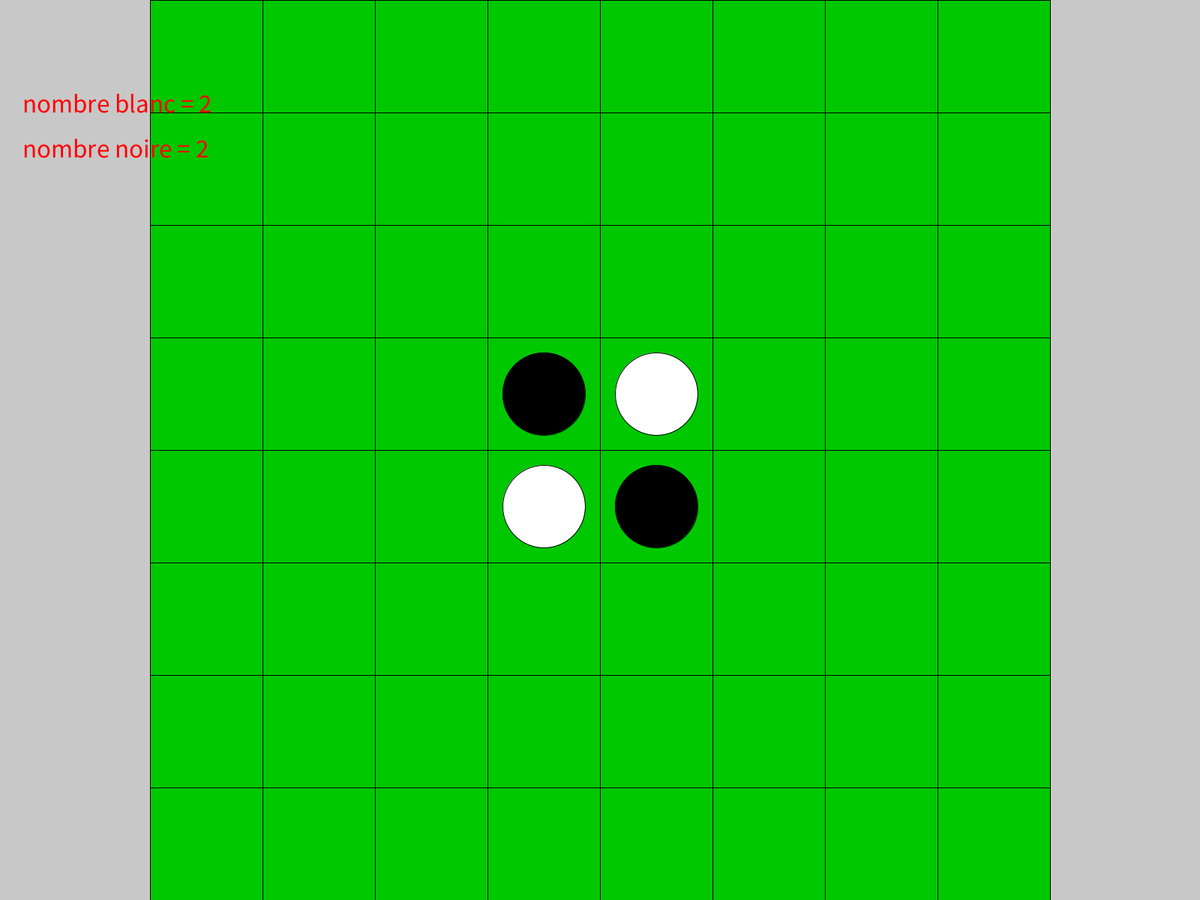
Frame 1 (no input)
Frame 60 (the mouse pressed at the canvas centre just before this capture): identical to frame 1, image omitted
Frame 120 (the mouse held since frame 60 and released just before this capture): identical to frame 1, image omitted

The Processing sketch that drew this single still picture (run headless with seeded random() and noise(); from frame 60 on, the mouse is pressed at the canvas centre):

// Processing sketch: otello
// ── otello.pde
boolean DEBUG = true;

int joueur = 2;
int nombreCases = 8;
int hauteurCase;

int[] dernierCoup = new int[2];

//0 == VIDE
//1 == NOIRE
//2 == BLANC
int[][] MatricePieces = new int[nombreCases][nombreCases];


void setup()
{
  hauteurCase = height/nombreCases;
  
  frameRate(60);
  fullScreen();
  
  rectMode(CENTER);
  ellipseMode(CENTER);
  
  initialisation();
}



void draw()
{
  background(200);
  
  dessinCases();
  dessinPieces();
  dessinCursseur();
  dessinPiecesChaqueCouleur();
}



void initialisation()
{
  videplateau();
  
  MatricePieces[3][3] = 1;
  MatricePieces[4][4] = 1;
  MatricePieces[4][3] = 2;
  MatricePieces[3][4] = 2;
}



void videplateau()
{
  for (int i = 0; i < nombreCases; i = i+1 )
  {
    for (int j = 0; j < nombreCases; j = j+1 )
    {
      MatricePieces[i][j] = 0;
    }
  }
}



void dessinCases()
{
  stroke(0);
  for (int i = 0; i < nombreCases; i = i + 1)
  {
    for (int j = 0; j < nombreCases; j = j + 1)
    {
      {
        fill(0, 200, 0);
        rect (((i * hauteurCase + ((width-height)/2)) + hauteurCase/2), ((j * hauteurCase) + (hauteurCase/2)), hauteurCase, hauteurCase);
      }
    }
  }
}



void dessinPieces()
{
  stroke(0);
  {
  for (int i = 0; i < nombreCases; i = i + 1)
  {
    for (int j = 0; j < nombreCases; j = j + 1)
    {
        if (MatricePieces[i][j] == 1)
        {
          fill(0);
          ellipse (((i * hauteurCase + ((width-height)/2)) + hauteurCase/2), ((j * hauteurCase) + (hauteurCase/2)), hauteurCase - (height/30), hauteurCase - (height/30));
        }
        else if (MatricePieces[i][j] == 2)
        {
          fill(255);
          ellipse (((i * hauteurCase + ((width-height)/2)) + hauteurCase/2), ((j * hauteurCase) + (hauteurCase/2)), hauteurCase - (height/30), hauteurCase - (height/30));
        }
      }
    }
  }
}



void ifCarreClicked()
{
  int sourisX = floor((mouseX - (width-height)/2)/hauteurCase);
  int sourisY = floor(mouseY/hauteurCase);
  
  if ((sourisX >= 0) && ( sourisX < nombreCases) && (sourisY >= 0) && (sourisY < hauteurCase))
  {
    VerifieFlipEnplacement(sourisX, sourisY, joueur);
  }
}




void dessinCursseur()
{
  int sourisX = floor((mouseX - (width-height)/2)/hauteurCase);
  int sourisY = floor(mouseY/hauteurCase);
  
  if ((sourisX >= 0) && ( sourisX < nombreCases) && (sourisY >= 0) && (sourisY < hauteurCase))
  {
    if (MatricePieces[sourisX][sourisY] == 0)
    {
        boolean coupAccepter = false;

        for (int dir=0; dir<8; dir++)
        {
          if (nombrePieceCapturer(sourisX,sourisY,joueur, dir) > 0)
          {
             coupAccepter = true;
             break;
          }
        }

      
      
      
      noStroke();
      if (coupAccepter == false)
      {
        //if coup refuser
        fill(255, 0, 0);
      }
      else
      {
        //if coup accepter
        if (joueur == 2)
        {
          fill(255);
        }
        else fill(0);
      }
      ellipse (((sourisX * hauteurCase + ((width-height)/2)) + hauteurCase/2), ((sourisY * hauteurCase) + (hauteurCase/2)), hauteurCase - (height/30), hauteurCase - (height/30));
    }
  }
}


void mousePressed()
{
  if (mousePressed && (mouseButton == LEFT) || mouseButton == RIGHT)
  {
    ifCarreClicked();
  }
}



void keyPressed()
{
  
  if (key == 'r' || key == 'R')
  {
    initialisation();
  }
  
  if (key == 'n')
  {
    if (joueur == 1)
    {
      joueur = 2;
    }
    else joueur = 1;
  }
  
  if (DEBUG == true)
  {
    test();
  }
}





void VerifieFlipEnplacement(int x, int y, int couleur)
{
  if (MatricePieces[x][y] != 0)
  {
    return;
  }
  
  
  // Joueur doit captuer piece de l adversion si non il passe son tour.

  // Verifier que la case que le joueur a selectionner permet de touner au moin une piece de l adversaire.

  boolean coupAccepter = false;

  for (int dir=0; dir<8; dir++)
  { //<>//
    if (nombrePieceCapturer(x,y,couleur, dir) > 0)
    {       
       coupAccepter = true;
       break;
    }
  }

  if (coupAccepter == false)
  {
    return;
  }
  else
  {
    // Mettre la piece que le joueur a cliker dessus..
    MatricePieces[x][y] = couleur;
    dernierCoup[0] = x;
    dernierCoup[1] = y;
    
    if (joueur == 1)
    { 
      joueur = 2;
    }
    else 
    {
      joueur =1;
    }
    
    // FLIP LES PICES
    int nbPiece;
    for (int dir=0; dir<8; dir++)
    {
      nbPiece = nombrePieceCapturer(x,y,couleur, dir);
      flipPieces (x, y, couleur, dir, nbPiece);
    }
  }
}



// INT: x : Position X de la piece que le joueur veux jouer.
// INT: y : Position Y de la piece que le joueur veux jouer.
//     couleur:         Couleur de la piece du joueur
//     dir:             1 des 8 Direction possible
// OUT Retourne le nombre de piece capturer
//
int nombrePieceCapturer(int x, int y, int couleur, int direction)
{

//  Notation pour les 8 direction possible
//
//        7     0     1
//         ╲    │    ╱
//          ╲   │   ╱
//           ╲  │  ╱
//            ━━━━━
//  6 <────── ┃ X | ──────> 2
//            ━━━━━
//           ╱  │  ╲
//          ╱   │   ╲
//         ╱    │    ╲
//         5    4     3


  // Trouve nombre  piece capturer
  int nbPiece = 0;


  switch (direction)
  {

    case 0: // Direction: 0
    {
      for (int j=y-1; j>= 0; j--)
      {
        if (MatricePieces[x][j] == couleur)
        {
          nbPiece = y-j-1 ;
          break;
        }
        else if (MatricePieces[x][j] == 0)
        {
          break;
        }
      }
    }
    break;

    case 1: // Direction: 1
    {
      for (int i=x+1, j=y-1; i < nombreCases && j>=0; i++, j--)
      {
        if (MatricePieces[i][j] == couleur)
        {
          nbPiece = y-j-1;
          break;
        }
        else if (MatricePieces[i][j] == 0)
        {
          break;
        }
      }
    }
    break;

    case 2: // Direction: 2
    {
      for (int i=x+1; i<nombreCases; i++)
      {
        if (MatricePieces[i][y] == couleur)
        {
          // Au moin un piece de capturer
          nbPiece = i-x-1;
          break;
        }
        else if (MatricePieces[i][y] == 0)
        {
          break;
        }
      }
    }
    break;

    case 3: // Direction: 3
    {
      for (int i=x+1, j=y+1; i < nombreCases && j<nombreCases; i++, j++)
      {
        if (MatricePieces[i][j] == couleur)
        {
          nbPiece = j-y-1;
          break;
        }
        else if (MatricePieces[i][j] == 0)
        {
          break;
        }
      }
    }
    break;

    case 4: // Direction: 4
    {
      for (int j=y+1; j<nombreCases; j++)
      {
        if (MatricePieces[x][j] == couleur)
        {
          nbPiece = j-y-1;
          break;
        }
        else if (MatricePieces[x][j] == 0)
        {
          break;
        }
      }
    }
    break;

    case 5: // Direction: 5
    {
      for (int i=x-1, j=y+1; i >= 0 && j<nombreCases; i--, j++)
      {
        if (MatricePieces[i][j] == couleur)
        {
          nbPiece = j-y-1;
          break;
        }
        else if (MatricePieces[i][j] == 0)
        {
          break;
        }
      }
    }
    break;

    case 6: // Direction: 6
    {
      for (int i=x-1; i>= 0; i--)
      {
        if (MatricePieces[i][y] == couleur)
        {
          nbPiece = x-i-1;
          break;
        }
        else if (MatricePieces[i][y] == 0)
        {
          break;
        }
      }
    }
    break;

    case 7: // Direction: 7
    {
      for (int i=x-1, j=y-1; i >= 0 && j>=0; i--, j--)
      {
        if (MatricePieces[i][j] == couleur)
        {
          nbPiece = y-j-1;
          break;
        }
        else if (MatricePieces[i][j] == 0)
        {
          break;
        }
      }
    }
    break;

    default:
  }

  return (nbPiece);
}



// IN: x :              Position X de la piece que le joueur joue.
//     y :              Position Y de la piece que le joueur joue.
//     couleur:         Couleur de la piece du joueur
//     dir:             1 des 8 Direction possible
//     nombrePieceFlip: Nombre de piece a flipper
void flipPieces (int x, int y, int couleur, int dir, int nombrePieceFlip)
{

  //  Notation pour les 8 direction possible
  //
  //        7     0     1
  //         ╲    │    ╱
  //          ╲   │   ╱
  //           ╲  │  ╱
  //            ━━━━━
  //  6 <────── ┃ X | ──────> 2
  //            ━━━━━
  //           ╱  │  ╲
  //          ╱   │   ╲
  //         ╱    │    ╲
  //         5    4     3

  int i, j;
  int idx;

  switch (dir)
  {

    case 0: // Direction: 0
    {
      j=y-1;
      for (idx=0; idx<nombrePieceFlip;idx++)
      {
        MatricePieces[x][j] = couleur;
        j--;
      }
    }
    break;

    case 1: // Direction: 1
    {
      i=x+1;
      j=y-1;
      for (idx=0; idx<nombrePieceFlip;idx++)
      {
        MatricePieces[i][j] = couleur;
        i++;
        j--;
      }
    }
    break;

    case 2: // Direction: 2
    {
      i=x+1;
      for (idx=0; idx<nombrePieceFlip;idx++)
      {
        MatricePieces[i][y] = couleur;
        i++;
      }
    }
    break;

    case 3: // Direction: 3
    {
      i=x+1;
      j=y+1;
      for (idx=0; idx<nombrePieceFlip;idx++)
      {
        MatricePieces[i][j] = couleur;
        i++;
        j++;
      }
    }
    break;

    case 4: // Direction: 4
    {
      j=y+1;
      for (idx=0; idx<nombrePieceFlip;idx++)
      {
        MatricePieces[x][j] = couleur;
        j++;
      }
    }
    break;

    case 5: // Direction: 5
    {
      i=x-1;
      j=y+1;
      for (idx=0; idx<nombrePieceFlip;idx++)
      {
        MatricePieces[i][j] = couleur;
        i--;
        j++;
      }
    }
    break;

    case 6: // Direction: 6
    {
      i=x-1;
      for (idx=0; idx<nombrePieceFlip;idx++)
      {
        MatricePieces[i][y] = couleur;
        i--;
      }
    }
    break;

    case 7: // Direction: 7
    {
      i=x-1;
      j=y-1;
      for (idx=0; idx<nombrePieceFlip;idx++)
      {
        MatricePieces[i][j] = couleur;
        i--;
        j--;
      }
    }
    break;

    default:
  }
}


  //        7     0     1
  //         ╲    │    ╱
  //          ╲   │   ╱
  //           ╲  │  ╱
  //            ━━━━━
  //  6 <────── ┃ X | ──────> 2
  //            ━━━━━
  //           ╱  │  ╲
  //          ╱   │   ╲
  //         ╱    │    ╲
  //         5    4     3


void test0()
{
  MatricePieces[0][0] = 2;
  MatricePieces[0][1] = 1;
  MatricePieces[0][2] = 1;
  MatricePieces[0][3] = 1; 
}



void test1()
{
  MatricePieces[0][7] = 0;
  MatricePieces[1][6] = 1;
  MatricePieces[2][5] = 1;
  MatricePieces[3][4] = 2; 
}

void test2()
{
  MatricePieces[0][0] = 0;
  MatricePieces[1][0] = 1;
  MatricePieces[2][0] = 1;
  MatricePieces[3][0] = 2; 
}


void test3()
{
  MatricePieces[0][0] = 0;
  MatricePieces[1][1] = 1;
  MatricePieces[2][2] = 1;
  MatricePieces[3][3] = 2; 
}


void test4()
{
  MatricePieces[0][0] = 0;
  MatricePieces[0][1] = 1;
  MatricePieces[0][2] = 1;
  MatricePieces[0][3] = 2; 
}


void test5()
{
  MatricePieces[0][7] = 2;
  MatricePieces[1][6] = 1;
  MatricePieces[2][5] = 1;
  MatricePieces[3][4] = 0; 
}


void test6()
{
  MatricePieces[0][0] = 2;
  MatricePieces[1][0] = 1;
  MatricePieces[2][0] = 1;
  MatricePieces[3][0] = 1; 
}


void test7()
{
  MatricePieces[0][0] = 2;
  MatricePieces[1][1] = 1;
  MatricePieces[2][2] = 1;
  MatricePieces[3][3] = 1; 
}



void test()
{
  switch(key)
  {
    case '0':
      joueur = 2;
      videplateau();
      test0(); 
      break;
      
    case '1':
      joueur = 2;
      videplateau();
      test1();
      break;
      
    case '2':
      joueur = 2;
      videplateau();
      test2();
      break;
      
    case '3':
      joueur = 2;
      videplateau();
      test3();
      break;
      
    case '4':
      joueur = 2;
      videplateau();
      test4();
      break;
      
    case '5':
      joueur = 2;
      videplateau();
      test5();
      break;
      
    case '6':
      joueur = 2;
      videplateau();
      test6();
      break;
      
    case '7':
      joueur = 2;
      videplateau();
      test7();
      break;
      
      default:
  }
}


//dessin le texte du nombre de pieces de chaque couleur 
void dessinPiecesChaqueCouleur()
{
  textAlign(LEFT);
  textSize(35);
  fill(255, 0, 0);
  int[] x={0,0,0};

  x = nombrePiecesChaqueCouleur();
 
 text("nombre blanc = " + x[2], 30, height/8); //<>//
 text("nombre noire = " + x[1], 30, height/8 + 60);
 }

//calcule le nombre de pieces de chaque couleur
int[] nombrePiecesChaqueCouleur()
{
  int[] nombreChaqueCouleur={0,0,0};
  
  int nombrePiecesBlanche = 0;
  int nombrePiecesNoir = 0;
  int nombreCasesVide = 0;
  
  
  for (int i = 0; i < nombreCases; i++)
  {
    for (int j = 0; j < nombreCases; j++)
    {
      if (MatricePieces[i][j] == 2)
      {
        nombrePiecesBlanche = nombrePiecesBlanche + 1;
      }
      
      else if (MatricePieces[i][j] == 1)
      {
        nombrePiecesNoir = nombrePiecesNoir + 1;
      }
      else 
      {
        nombreCasesVide = nombreCasesVide + 1;
      }
    }
  }
  
  nombreChaqueCouleur[0] = nombreCasesVide;
  nombreChaqueCouleur[1] = nombrePiecesNoir;
  nombreChaqueCouleur[2] = nombrePiecesBlanche;
   //<>//
  return nombreChaqueCouleur;
}
